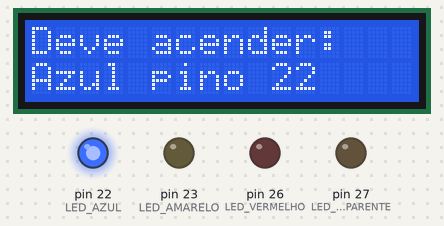
The sketch below on a simulated Arduino Mega 2560, built with avr-gcc and run on an emulated ATmega2560. On the bench: 16×2 character LCD, output pins drawn as LEDs (lit = HIGH).

Above: at 0.1 s.
At 1.1 s:
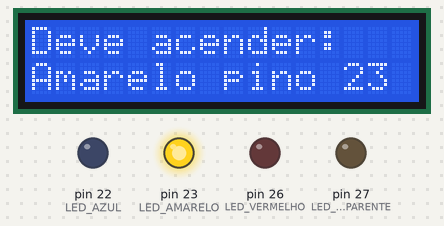
At 2.1 s:
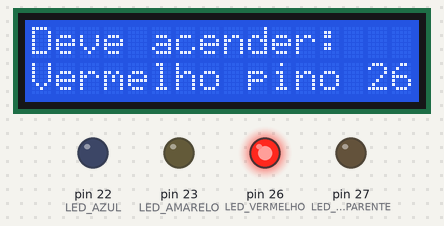
At 3.1 s:
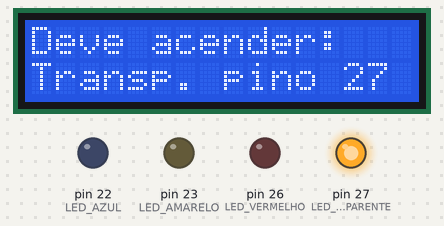
At 5.14 s:
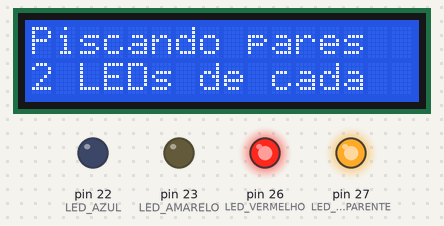
At 7.1 s:
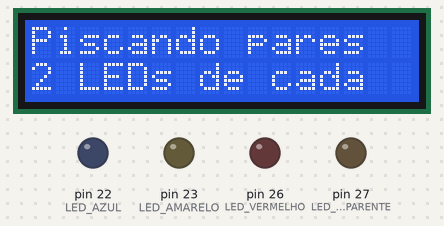
Timing chart, 0 to 40.0 s (numbered marks = the images above):
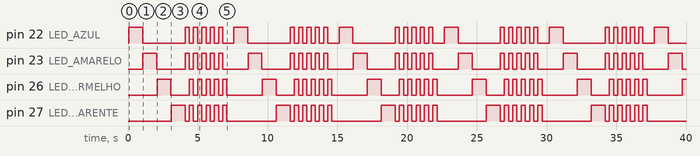

The sketch:

teste_leds.ino
```cpp
// =====================================================================
//  TESTE DOS LEDs  -  ARDUINO MEGA 2560 + LCD KEYPAD SHIELD
// =====================================================================
//  O QUE ESTE CÓDIGO FAZ:
//  1. Acende os 4 LEDs um por vez, mostrando no LCD qual deveria acender.
//  2. Depois pisca em pares: azul + amarelo, e vermelho + transparente.
//  3. Repete tudo para sempre.
//  Se um LED não acender, confira o fio dele, a polaridade e o trilho de GND.
//
//  LIGAÇÕES: cada pino passa por um resistor de 220 ohm até a perna longa
//  (+) do LED. A perna curta (-) vai ao GND.
//    22 azul | 23 amarelo | 26 vermelho | 27 transparente
//
//  Aqui podemos usar delay(), que é mais simples: este teste não precisa
//  fazer mais nada enquanto espera. O código principal usa millis().
// =====================================================================

#include <LiquidCrystal.h>  // biblioteca que controla o LCD 16x2

// Pinos que o shield usa para a tela: RS, Enable, D4, D5, D6, D7.
LiquidCrystal lcd(8, 9, 4, 5, 6, 7);

// Pinos dos LEDs, na ordem do teste.
const uint8_t LED_AZUL         = 22;
const uint8_t LED_AMARELO      = 23;
const uint8_t LED_VERMELHO     = 26;
const uint8_t LED_TRANSPARENTE = 27;

const unsigned long TEMPO_CADA_LED = 1000;  // cada LED fica aceso por 1 segundo
const unsigned long TEMPO_PISCA    = 300;   // velocidade do pisca em pares
const uint8_t       VEZES_PISCA    = 5;     // quantas vezes cada rodada pisca

// Mostra o nome do LED no LCD, acende-o, espera e apaga.
// Recebe: o pino do LED e o nome dele. Não devolve nada.
void testarUmLed(uint8_t pino, const __FlashStringHelper* nome) {
  lcd.clear();
  lcd.print(F("Deve acender:"));
  lcd.setCursor(0, 1);
  lcd.print(nome);

  digitalWrite(pino, HIGH);  // HIGH envia 5 V: o LED acende
  delay(TEMPO_CADA_LED);
  digitalWrite(pino, LOW);   // LOW envia 0 V: o LED apaga
}

// Coloca os 4 LEDs no estado pedido.
// Recebe: um estado (HIGH ou LOW) para cada par. Não devolve nada.
void acenderPares(uint8_t estadoPar1, uint8_t estadoPar2) {
  digitalWrite(LED_AZUL, estadoPar1);
  digitalWrite(LED_AMARELO, estadoPar1);
  digitalWrite(LED_VERMELHO, estadoPar2);
  digitalWrite(LED_TRANSPARENTE, estadoPar2);
}

// SETUP: roda uma vez ao ligar. Prepara os pinos e o LCD.
void setup() {
  pinMode(LED_AZUL, OUTPUT);
  pinMode(LED_AMARELO, OUTPUT);
  pinMode(LED_VERMELHO, OUTPUT);
  pinMode(LED_TRANSPARENTE, OUTPUT);

  lcd.begin(16, 2);  // o LCD tem 16 colunas e 2 linhas
}

// LOOP: roda para sempre. Primeiro um LED por vez, depois os pares.
void loop() {
  // Os nomes têm no máximo 16 caracteres, o tamanho de uma linha do LCD.
  testarUmLed(LED_AZUL, F("Azul pino 22"));
  testarUmLed(LED_AMARELO, F("Amarelo pino 23"));
  testarUmLed(LED_VERMELHO, F("Vermelho pino 26"));
  testarUmLed(LED_TRANSPARENTE, F("Transp. pino 27"));

  lcd.clear();
  lcd.print(F("Piscando pares"));
  lcd.setCursor(0, 1);
  lcd.print(F("2 LEDs de cada"));

  // Cada par acende enquanto o outro está apagado.
  for (uint8_t i = 0; i < VEZES_PISCA; i++) {
    acenderPares(HIGH, LOW);
    delay(TEMPO_PISCA);
    acenderPares(LOW, HIGH);
    delay(TEMPO_PISCA);
  }
  acenderPares(LOW, LOW);  // apaga tudo antes de recomeçar
  delay(500);
}
```

Measured:
- by itself, pin 22 (LED_AZUL): repeats every 7.5 s: LOW 3.0 s, 4 × (HIGH 0.30 s, LOW 0.30 s), HIGH 0.30 s, LOW 0.81 s, HIGH 1.0 s
- by itself, pin 23 (LED_AMARELO): repeats every 7.5 s: LOW 2.0 s, 4 × (HIGH 0.30 s, LOW 0.30 s), HIGH 0.30 s, LOW 1.8 s, HIGH 1.0 s
- by itself, pin 26 (LED_VERMELHO): repeats every 7.5 s: LOW 1.3 s, 4 × (HIGH 0.30 s, LOW 0.30 s), HIGH 0.30 s, LOW 2.5 s, HIGH 1.0 s
- by itself, pin 27 (LED_TRANSPARENTE): repeats every 7.5 s: LOW 0.31 s, 4 × (HIGH 0.30 s, LOW 0.30 s), HIGH 0.30 s, LOW 3.5 s, HIGH 1.0 s
- what the display in image 1 shows lasts 1.0 s, from 1.1 s to 2.1 s
